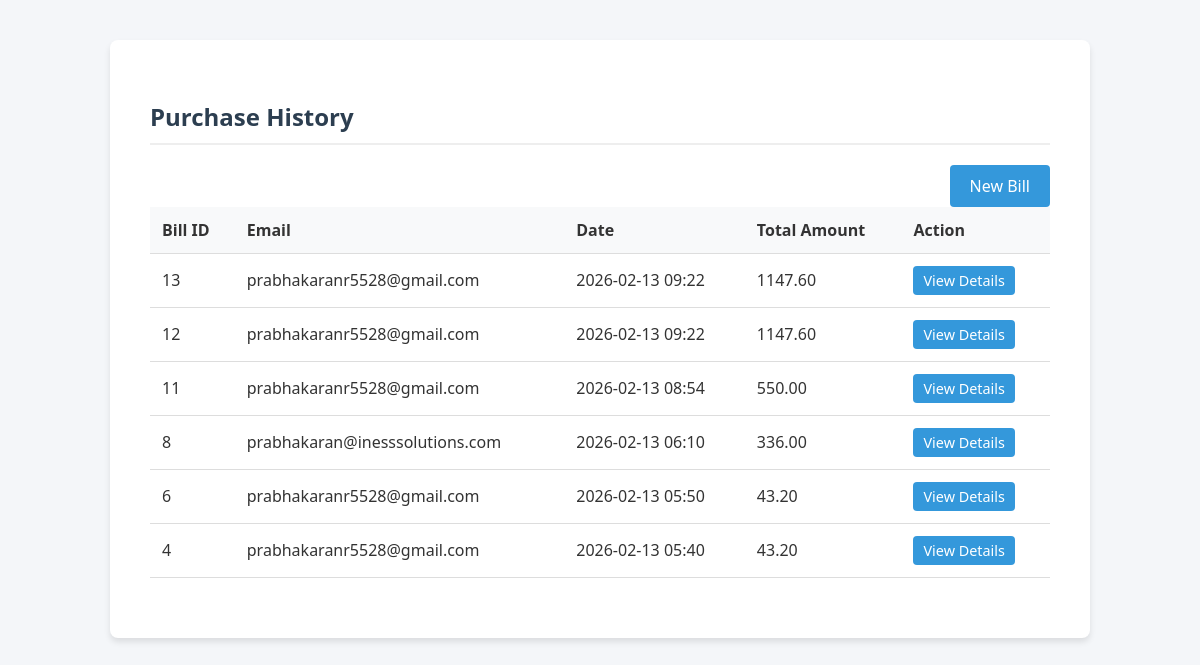
Page /history/ on the earlier database version.
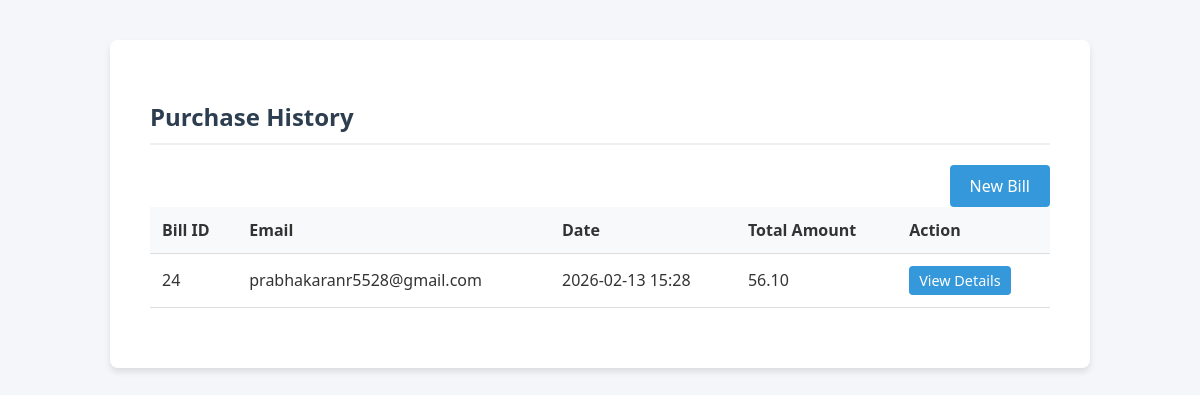
Same page on the later database version.
### billing/models.py (models this page shows, shortened)
class Bill(models.Model):
    customer_email = models.EmailField()
    created_at = models.DateTimeField(auto_now_add=True)
    total_amount_without_tax = models.FloatField(default=0.0)
    total_tax_payable = models.FloatField(default=0.0)
    net_price = models.FloatField(default=0.0)
    amount_paid = models.FloatField(default=0.0)
    balance_amount = models.FloatField(default=0.0)
    balance_denomination_breakdown = models.JSONField(default=dict, blank=True)

### billing/views.py (the view)
# urls.py: path('history/', views.history, name='history'),
def history(request):
    bills = Bill.objects.all().order_by('-created_at')
    return render(request, 'billing/history.html', {'bills': bills})

### billing/templates/billing/history.html
{% extends 'billing/base.html' %}
{% block content %}
<h2>Purchase History</h2>
<a href="{% url 'index' %}" class="btn btn-primary" style="float: right;">New Bill</a>
<table>
    <thead>
        <tr>
            <th>Bill ID</th>
            <th>Email</th>
            <th>Date</th>
            <th>Total Amount</th>
            <th>Action</th>
        </tr>
    </thead>
    <tbody>
        {% for bill in bills %}
        <tr>
            <td>{{ bill.id }}</td>
            <td>{{ bill.customer_email }}</td>
            <td>{{ bill.created_at|date:"Y-m-d H:i" }}</td>
            <td>{{ bill.net_price|floatformat:2 }}</td>
            <td><a href="{% url 'bill_detail' bill.id %}" class="btn btn-secondary"
                    style="padding: 5px 10px; font-size: 0.9em;">View Details</a></td>
        </tr>
        {% empty %}
        <tr>
            <td colspan="5">No history found.</td>
        </tr>
        {% endfor %}
    </tbody>
</table>
{% endblock %}

### billing/templates/billing/base.html (shortened to what this page needs)
<!DOCTYPE html>
<html>
<head>
</head>
<body>
    <div class="container">
        {% block content %}{% endblock %}
    </div>
</body>
</html>

### billing/templates/billing/base.html (style rules this page uses)
body { font-family: 'Segoe UI', Tahoma, Geneva, Verdana, sans-serif; margin: 0; background: #f4f6f9; color: #333; }
.container { max-width: 900px; margin: 40px auto; background: white; padding: 40px; border-radius: 8px; box-shadow: 0 4px 6px rgba(0, 0, 0, 0.1); }
h1, h2 { color: #2c3e50; border-bottom: 2px solid #eee; padding-bottom: 10px; margin-bottom: 20px; }
.btn { display: inline-block; padding: 10px 20px; background-color: #3498db; color: white; border: none; border-radius: 4px; cursor: pointer; text-decoration: none; font-size: 16px; transition: background 0.3s; }
table { width: 100%; border-collapse: collapse; margin-bottom: 20px; }
th, td { padding: 12px; text-align: left; border-bottom: 1px solid #ddd; }
th { background-color: #f8f9fa; font-weight: 600; }

Differences in the rows shown:
removed Bill: id "13", customer_email "prabhakaranr5528@gmail.com", created_at "2026-02-13 09:22", net_price "1147.60"
removed Bill: id "12", customer_email "prabhakaranr5528@gmail.com", created_at "2026-02-13 09:22", net_price "1147.60"
removed Bill: id "11", customer_email "prabhakaranr5528@gmail.com", created_at "2026-02-13 08:54", net_price "550.00"
removed Bill: id "8", customer_email "prabhakaran@inesssolutions.com", created_at "2026-02-13 06:10", net_price "336.00"
removed Bill: id "6", customer_email "prabhakaranr5528@gmail.com", created_at "2026-02-13 05:50", net_price "43.20"
removed Bill: id "4", customer_email "prabhakaranr5528@gmail.com", created_at "2026-02-13 05:40", net_price "43.20"
added Bill: id "24", customer_email "prabhakaranr5528@gmail.com", created_at "2026-02-13 15:28", net_price "56.10"
